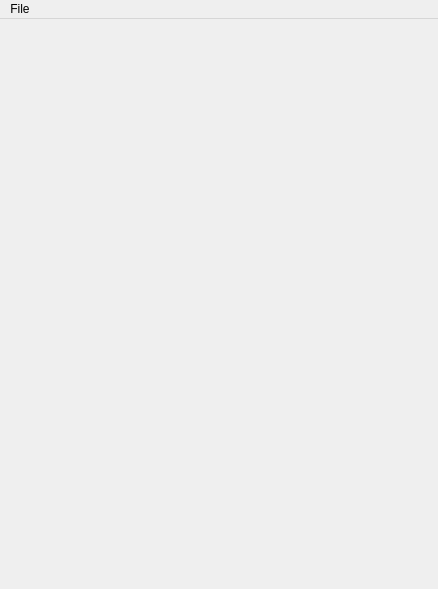
<?xml version="1.0" encoding="UTF-8"?>
<ui version="4.0">
 <class>rootWindow</class>
 <widget class="QMainWindow" name="rootWindow">
  <property name="geometry">
   <rect>
    <x>0</x>
    <y>0</y>
    <width>438</width>
    <height>589</height>
   </rect>
  </property>
  <property name="windowTitle">
   <string>MainWindow</string>
  </property>
  <widget class="QWidget" name="rootWidget">
   <layout class="QGridLayout" name="gridLayout">
    <item row="0" column="0">
     <layout class="QGridLayout" name="gridLayout_3"/>
    </item>
   </layout>
  </widget>
  <widget class="QMenuBar" name="menuBar">
   <property name="geometry">
    <rect>
     <x>0</x>
     <y>0</y>
     <width>438</width>
     <height>20</height>
    </rect>
   </property>
   <widget class="QMenu" name="menuFile">
    <property name="title">
     <string>File</string>
    </property>
    <addaction name="actionQuit"/>
   </widget>
   <addaction name="menuFile"/>
  </widget>
  <action name="actionOh_thas_what">
   <property name="text">
    <string>oh, thas what</string>
   </property>
  </action>
  <action name="actionOh_snap">
   <property name="text">
    <string>oh, snap</string>
   </property>
  </action>
  <action name="actionQuit">
   <property name="checkable">
    <bool>false</bool>
   </property>
   <property name="text">
    <string>Quit</string>
   </property>
  </action>
 </widget>
 <resources/>
 <connections/>
</ui>
